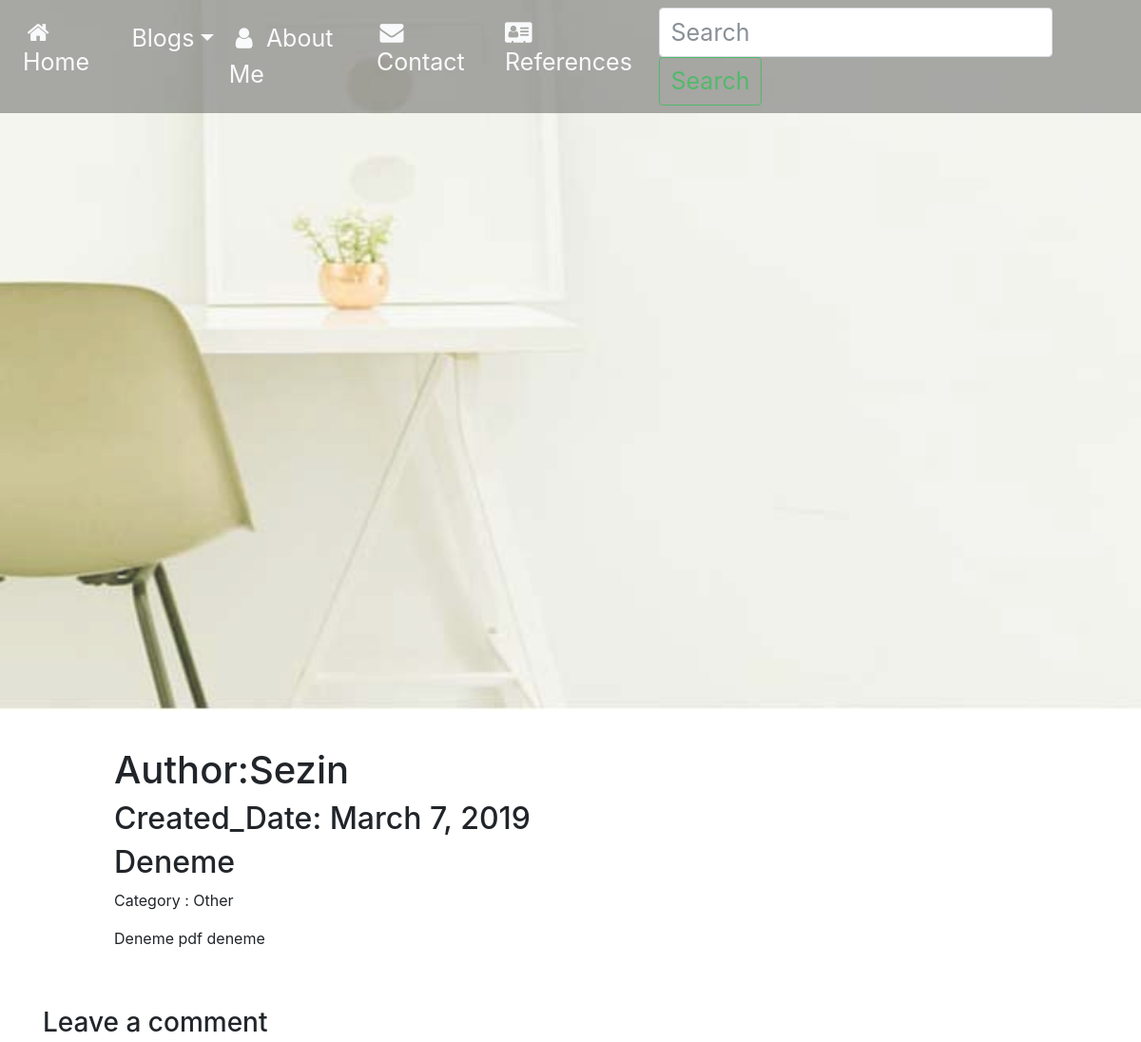
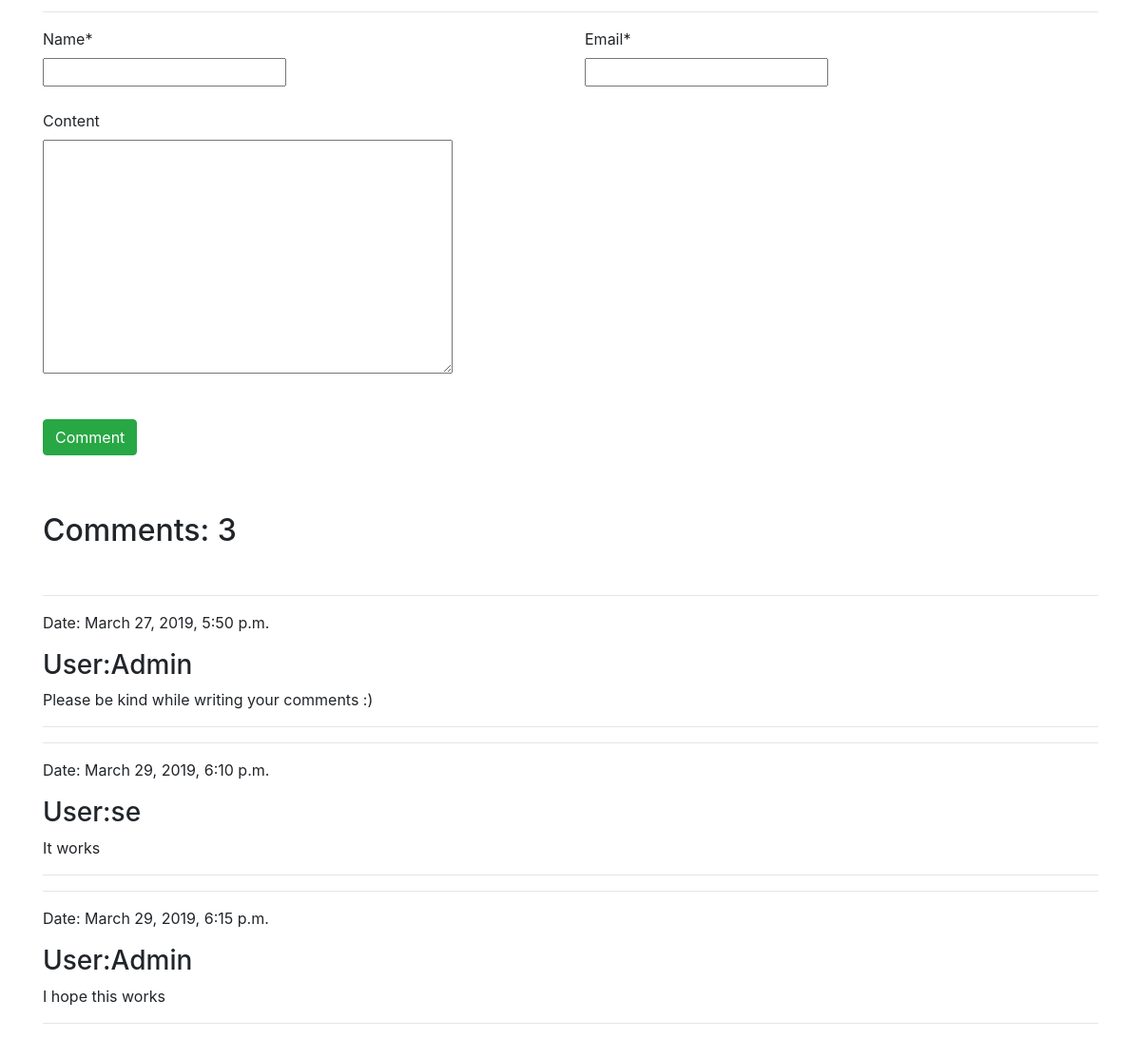
Page /blogs/deneme/ on the committed database (2 pictures, top to bottom).
### blog/models.py (models this page shows, shortened)
class Blog(models.Model):
    author                  = models.CharField(max_length=20,default='Sezin')
    title                   = models.CharField(max_length=200)
    text                    = models.TextField()
    published_date          = models.DateField(default=timezone.now)
    updated_date            = models.DateField(blank=True, null=True)
    like                    = models.IntegerField(default=0)
    category                = (('A', 'All'), ('C', 'CyberSecurity'), ('I', 'ComputerScience'), ('S', 'Skate'), ('O', 'Other'))
    blog_category           = models.CharField(max_length=1, choices=category, default='C')
    image                   = models.ImageField(upload_to='images/')
    blog_pdf                = models.FileField(upload_to='blogs',null=True)
    slug                    = models.SlugField(blank=True, null=True)

class Comment(models.Model):
    blog                    = models.ForeignKey(Blog,on_delete=models.CASCADE, related_name='comments')
    name                    = models.CharField(max_length=20)
    email                   = models.EmailField(max_length=30)
    created_date            = models.DateTimeField(default=timezone.now)
    content                 = models.TextField(max_length=2000,blank=True,null=True,default='')

### blog/views.py (the view, shortened to what this page needs)
# urls.py: path('blogs/<slug>/', BlogDetailView.as_view(), name='blog_detail'),
class BlogDetailView(View):
    def get(self, request, *args, **kwargs):
        view = BlogDisplay.as_view()
        return view(request, *args, **kwargs)

### blog/forms.py (shortened to what this page needs)
class CommentForm(forms.ModelForm):
   class Meta:
     model      = Comment
     fields     = ('name','email','content')
     captcha    = CaptchaField()

### blog/views.py (called while the page is built)
    def get_context_data(self, **kwargs):
        context = super().get_context_data(**kwargs)  # super(BlogDisplay, self).get_context_data(**kwargs)
        context['form'] = CommentForm()
        return context

### templates/html/blog_detail.html (shortened to what this page needs)
{% extends "html/base.html" %}
{% load staticfiles %}
{% load crispy_forms_tags %}
{% block content %}
  <head>
      {% include 'Sniptes/css.html' %}
      <link rel="stylesheet" href="{% static 'css/blog.css' %}"/>
  </head>
  <body>
    <div class="main">
      <div class="blog" style= "margin-top: 3%;
                                margin-right: 10%;
                                margin-left: 10%;
                                width: 80%;
                                ">
       <h1> Author:{{ object.author }} </h1>
       <h2> Created_Date: {{ object.published_date }}</h2>
       <h2> {{ object.title }} </h2>
       <p> Category : {% if blog.blog_category == 'I'%}
                          Computer Science
                      {% elif blog.blog_category == 'C'%}
                          Cyber Security
                      {% elif blog.blog_category == 'S'%}
                          Skating
                      {% elif blog.blog_category == 'O'%}
                          Other
                      {% endif %}
       </p>
       <p>  {{ object.text }}  </p>
      </div>
        <div class="form-container container" style="margin-top: 5%">
            <h3>Leave a comment</h3>
            <hr>
            <form method="POST" action="" >
                <div class="row">
                    <div class="col-6">
                         {{ form.name|as_crispy_field }}
                    </div>
                    <div class="col-6">
                         {{ form.email|as_crispy_field }}
                    </div>
                </div>
                <br>
                <div class="row"style="width: 100%">
                    <div class="col-12">
                         {{ form.content|as_crispy_field }}
                    </div>
                </div>
                <br>
                <br>
            <button type="submit" class="btn btn-success">Comment</button>
            </form>
        </div>
       <div class="comments container" style="margin-top: 5%;">
           <h2>Comments: {{ object.comments.count }}</h2>
           <br>
           <div class="row">
               <div class="col">
                   {% for comments in object.comments.all %}
                       {% if comments %}
                           <hr>
                           <p>Date: {{ comments.created_date }}</p>
                           <h3>User:{{ comments.name }}</h3>
                           <p>{{ comments.content }}</p>
                           <hr>
                       {% endif %}
                   {% endfor %}
               </div>
           </div>
       </div>
    </div>
  </body>
{%endblock  %}

### blog/static/css/base.css (style rules this page uses)
* { box-sizing: border-box; }
body { margin:0; }

### rows in the picture
Blog: author "Sezin", published_date "March 7, 2019", title "Deneme", text "Deneme pdf deneme", comments.count "3"
Comment: created_date "March 27, 2019, 5:50 p.m.", name "Admin", content "Please be kind while writing your comments :)"
Comment: created_date "March 29, 2019, 6:10 p.m.", name "se", content "It works"
Comment: created_date "March 29, 2019, 6:15 p.m.", name "Admin", content "I hope this works"
